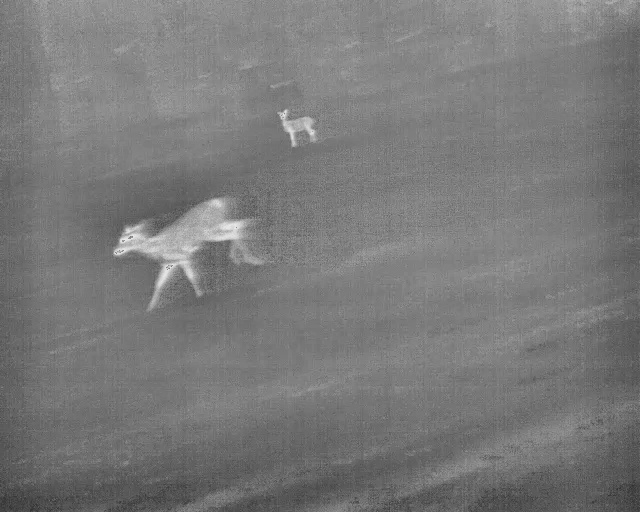
#> input picture overleaf_WACV/figures/dataset/p1_raw.jpg, 640 x 512 px, found by its file name; its folder holds 4 pictures in this run
$ python make_charts.py
#> lines starting #> are read from the running program, lines starting #| are printed output that depends on the picture
import matplotlib; matplotlib.use("Agg")
import matplotlib.pyplot as plt
import numpy as np, os

OUT = "/work/nvme/bgte/tislam6/wildlife_project/docs/slides/assets"
INK, MUTE, GRID = "#241C1E", "#7A6E70", "#E4DDDE"
ROCKET = ["#4A1B33", "#8C2D3F", "#C4453C", "#E87A4F"]   # paper's maroon/rocket family

plt.rcParams.update({
    "font.family": "DejaVu Sans", "text.color": INK,
    "axes.labelcolor": INK, "xtick.color": MUTE, "ytick.color": MUTE,
    "axes.edgecolor": GRID, "figure.facecolor": "none", "axes.facecolor": "none",
})

# ---------- 1. the decomposition funnel -------------------------------------
fig, ax = plt.subplots(figsize=(6.6, 3.5), dpi=260)
labels = ["Detected\nat all", "Given its own\ntrack", "Counted"]
vals   = [98.8, 88.0, 62.7]
cols   = [ROCKET[0], ROCKET[1], ROCKET[2]]
y = np.arange(3)[::-1]
ax.barh(y, vals, height=0.62, color=cols, zorder=3)
ax.barh(y, [100]*3, height=0.62, color=GRID, alpha=.45, zorder=1)
for yi, v in zip(y, vals):
    ax.text(v + 1.6, yi, f"{v:.1f}%", va="center", ha="left",
            fontsize=17, fontweight="bold", color=INK)
ax.set_yticks(y); ax.set_yticklabels(labels, fontsize=12.5, color=INK)
ax.set_xlim(0, 112); ax.set_xticks([])
for s in ("top", "right", "bottom", "left"): ax.spines[s].set_visible(False)
ax.tick_params(length=0)
ax.set_xlabel("of 83 animals in held-out video", fontsize=11, color=MUTE, labelpad=8)
fig.tight_layout(); fig.savefig(f"{OUT}/funnel.png", transparent=True, bbox_inches="tight")
#> after `fig.tight_layout()`:
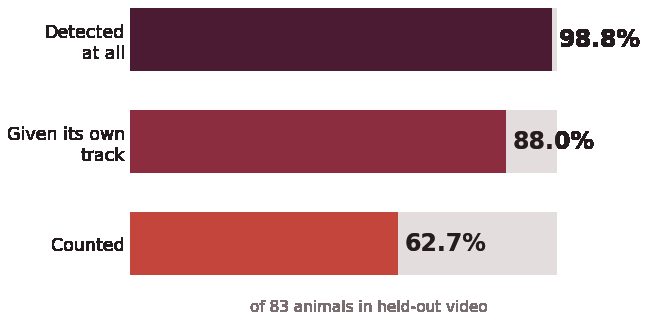
#> figure drawn by matplotlib, 1 panel
plt.close(fig)

# ---------- 2. the inversion -------------------------------------------------
fig, ax = plt.subplots(figsize=(6.6, 3.5), dpi=260)
cand   = np.array([7008, 18349, 27679, 90239]) / 1000.0
counted= np.array([55, 54, 52, 41])
names  = ["baseline", "max\nrecall", "+ re-ID", "loose\nNMS"]
ax.plot(cand, counted, "-", color=GRID, lw=3, zorder=1)
for x, yv, c in zip(cand, counted, [ROCKET[1]]*3 + [ROCKET[3]]):
    ax.scatter([x], [yv], s=190, color=c, zorder=3, edgecolor="white", linewidth=2)
for x, yv, n in zip(cand, counted, names):
    ax.annotate(n, (x, yv), textcoords="offset points", xytext=(0, 15),
                ha="center", fontsize=10.5, color=MUTE)
    ax.annotate(str(yv), (x, yv), textcoords="offset points", xytext=(0, -24),
                ha="center", fontsize=13, fontweight="bold", color=INK)
ax.set_xscale("log")
ax.set_xticks([7, 20, 90]); ax.set_xticklabels(["7k", "20k", "90k"], fontsize=11)
ax.set_xlabel("candidate tracks generated  (log scale)", fontsize=11.5, color=MUTE, labelpad=6)
ax.set_ylabel("animals counted", fontsize=11.5, color=MUTE)
ax.set_ylim(33, 63); ax.set_yticks([40, 50, 60])
ax.grid(axis="y", color=GRID, lw=1, zorder=0)
for s in ("top", "right"): ax.spines[s].set_visible(False)
fig.tight_layout(); fig.savefig(f"{OUT}/inversion.png", transparent=True, bbox_inches="tight")
#> after `fig.tight_layout()`:
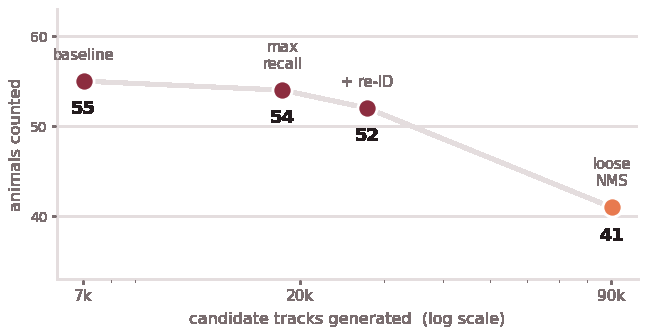
#> figure drawn by matplotlib, 1 panel
plt.close(fig)
print("charts written")

# ---------- 3. dataset composite: raw over ground truth ----------------------
from PIL import Image
FIGD = "/work/nvme/bgte/tislam6/wildlife_project/overleaf_WACV/figures/dataset"
panels = ["p1", "p2", "p3", "p4"]
raw = [Image.open(f"{FIGD}/{p}_raw.jpg") for p in panels]
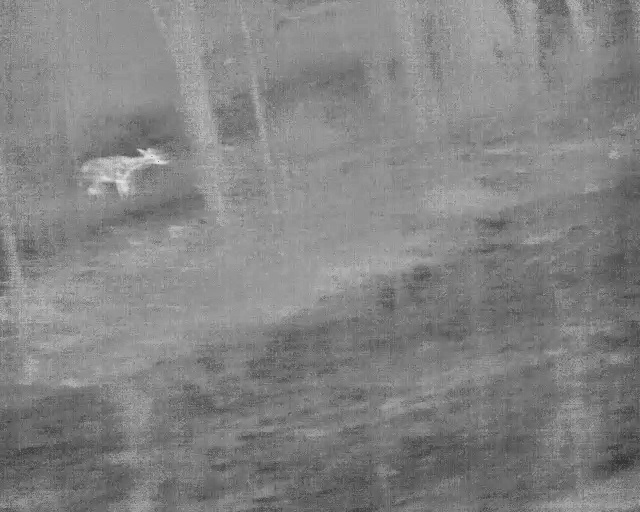
#> input picture overleaf_WACV/figures/dataset/p2_raw.jpg, 640 x 512 px, found by its file name
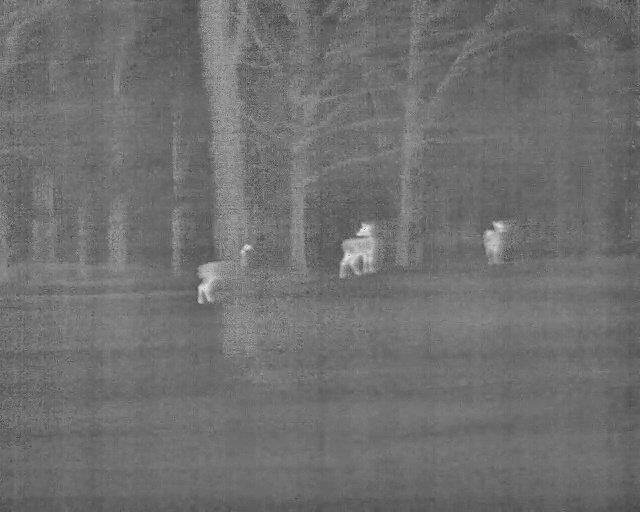
#> input picture overleaf_WACV/figures/dataset/p3_raw.jpg, 640 x 512 px, found by its file name
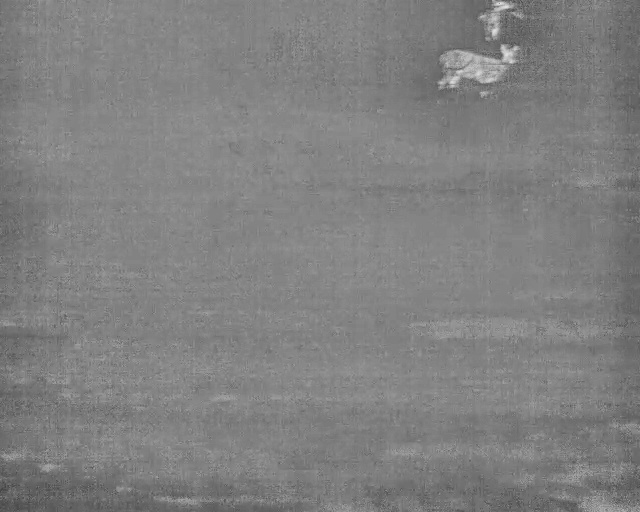
#> input picture overleaf_WACV/figures/dataset/p4_raw.jpg, 640 x 512 px, found by its file name
#> raw = 4 items
#> (the run stopped early here; a loop or call above may not have finished)
